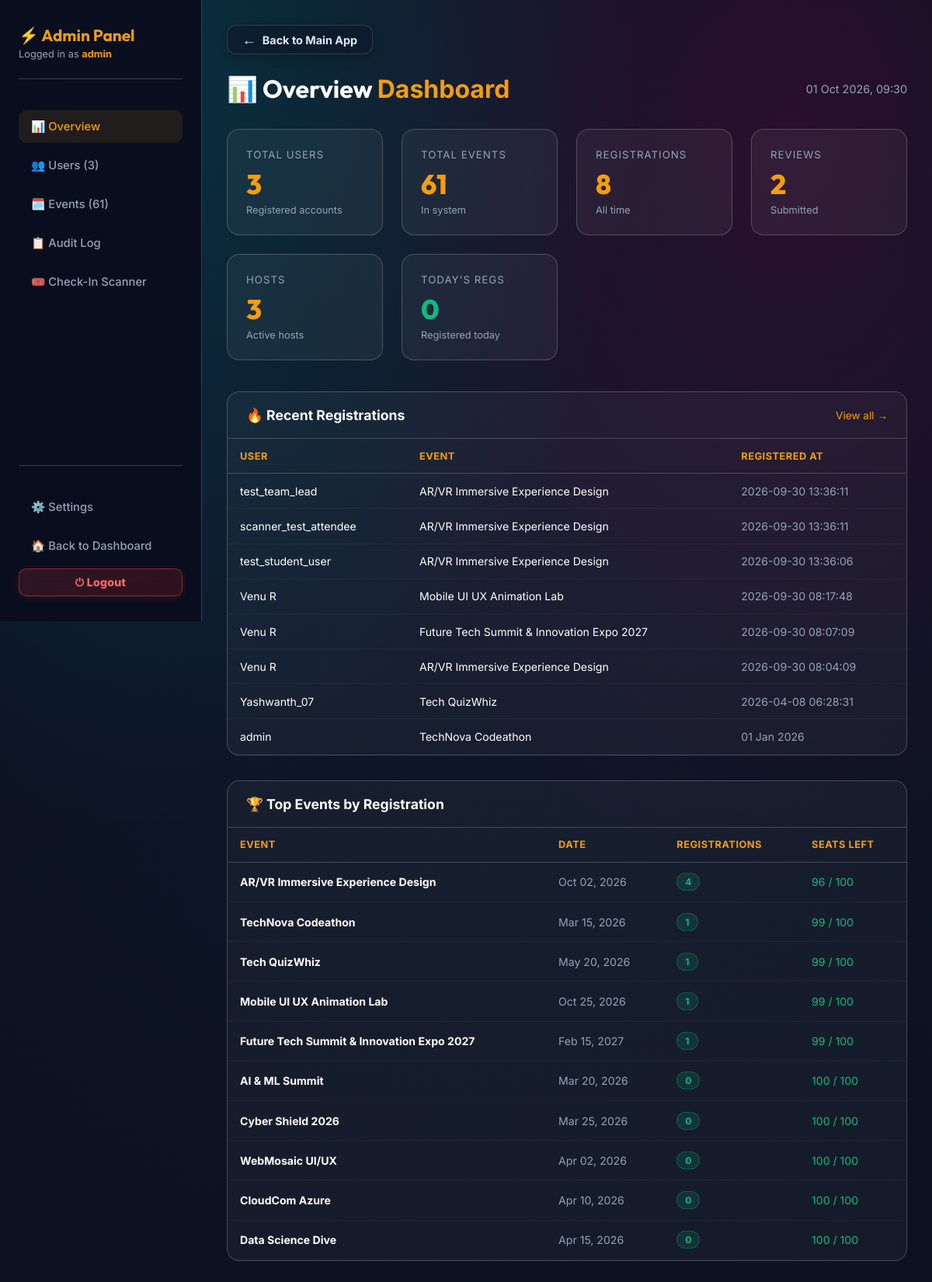
Page /admin (signed in) on the earlier database version.
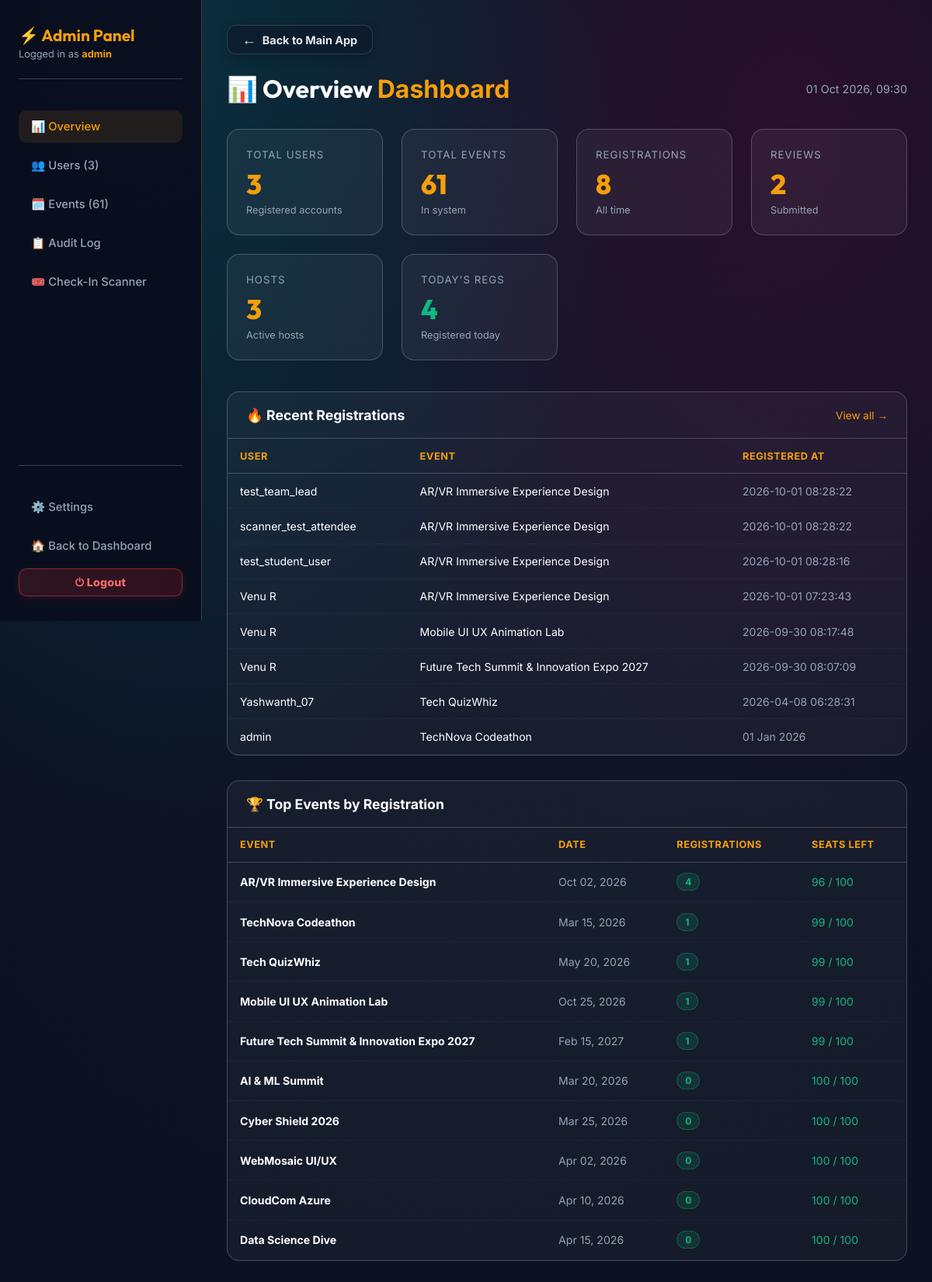
Same page on the later database version.
### tables this page shows
CREATE TABLE registrations 
                 (id INTEGER PRIMARY KEY AUTOINCREMENT, username TEXT, event_id INTEGER, 
                  full_name TEXT, email TEXT, phone TEXT, college_id TEXT, 
                  timestamp DATETIME DEFAULT CURRENT_TIMESTAMP, payment_method TEXT, upi_id TEXT, checked_in INTEGER DEFAULT 0, checkin_time DATETIME, team_name TEXT DEFAULT '', team_members TEXT DEFAULT '[]', status TEXT DEFAULT 'active', cancelled_at DATETIME, ticket_code TEXT DEFAULT '', cancellation_reason TEXT DEFAULT '', cancellation_feedback TEXT DEFAULT '');

CREATE TABLE events
                 (id INTEGER PRIMARY KEY AUTOINCREMENT, title TEXT, date TEXT, desc TEXT, 
                  price TEXT, color TEXT, image TEXT, purpose TEXT, full_details TEXT, outcome TEXT, seats_total INTEGER DEFAULT 100, seats_filled INTEGER DEFAULT 0, is_draft INTEGER DEFAULT 0, featured INTEGER DEFAULT 0, venue TEXT DEFAULT 'Online', venue_address TEXT DEFAULT 'Tech Park Campus, Innovation Block A, Bangalore - 560103', time TEXT DEFAULT '10:00 AM', end_time TEXT DEFAULT '05:00 PM');

### backend/app.py (the view)
@app.route('/admin')
@admin_required
def admin_dashboard():
    username = session.get('username')
    stats = get_admin_stats()
    conn = get_db(row_factory=True)
    c = conn.cursor()
    c.execute('''SELECT r.username, e.title as event_title, r.timestamp
                 FROM registrations r JOIN events e ON r.event_id=e.id
                 ORDER BY r.timestamp DESC LIMIT 10''')
    recent_regs = [dict(row) for row in c.fetchall()]
    c.execute('''SELECT e.*, COUNT(r.id) as reg_count,
                 (COALESCE(e.seats_total,100) - COUNT(r.id)) as seats_left
                 FROM events e LEFT JOIN registrations r ON e.id=r.event_id
                 GROUP BY e.id ORDER BY reg_count DESC LIMIT 10''')
    top_events = [dict(row) for row in c.fetchall()]
    conn.close()
    log_action(username, 'admin_view', 'dashboard')
    return render_template('admin/dashboard.html', username=username, stats=stats,
                           active='dashboard', recent_regs=recent_regs, top_events=top_events,
                           now=datetime.now().strftime('%d %b %Y, %H:%M'))

### backend/app.py (called while the page is built, shortened)
def get_db(timeout=60.0, row_factory=False):
    conn = getattr(_thread_local, 'conn', None)
    return conn

def is_host():
    if not session.get('loggedin'):
        return False
    if session.get('role') == 'host' or session.get('is_admin'):
        return True

def is_admin():
    if not session.get('loggedin'):
        return False
    if session.get('is_admin'):
        return True

def log_action(username, action, details=''):
    try:
        ip = request.remote_addr or '' if request else ''
        _LOG_QUEUE.put_nowait((username or 'anonymous', action, str(details or ''), ip))
    except Exception:
        pass

@app.context_processor
def inject_user_data():
    current_user = None
    user_is_admin = False
    user_is_host = False
    if session.get('loggedin'):
        username = session.get('username')
        user_is_admin = is_admin()
        user_is_host = is_host()
        photo = session.get('profile_photo')
        user_id = session.get('user_id')
        current_user = {'username': username, 'profile_photo': photo, 'user_id': user_id or 'UID-0001'}
    return dict(current_user=current_user, is_admin=user_is_admin, is_host=user_is_host)

def admin_required(f):
    @wraps(f)
    def decorated(*args, **kwargs):
        if not session.get('loggedin'):
            return redirect(url_for('login'))
        username = session.get('username', '').lower()
        conn = get_db()
        c = conn.cursor()
        c.execute('SELECT is_admin FROM users WHERE LOWER(username)=?', (username,))
        row = c.fetchone()
        conn.close()
        is_admin_user = (row and row[0] == 1) or username in ('admin', 'venu r')
        if not is_admin_user:
            flash('Access denied. Admin only.', 'error')
            return redirect(url_for('dashboard'))
        return f(*args, **kwargs)
    return decorated

@app.after_request
def add_security_headers(response):
    response.headers['X-Content-Type-Options'] = 'nosniff'
    response.headers['X-Frame-Options'] = 'SAMEORIGIN'
    if request.path.startswith('/static/'):
        response.headers['Cache-Control'] = 'no-cache, must-revalidate, max-age=0'
    return response

    def __getattr__(self, name):
        return getattr(self._raw_conn, name)

    def close(self):
        pass

### frontend/templates/admin/dashboard.html
{% extends "admin/base.html" %}
{% block content %}
<div class="admin-header">
    <h1>📊 Overview <span>Dashboard</span></h1>
    <span style="color:var(--text-muted);font-size:0.9rem">{{ now }}</span>
</div>
<div class="stat-grid">
    <div class="stat-card">
        <div class="stat-label">Total Users</div>
        <div class="stat-value">{{ stats.total_users }}</div>
        <div class="stat-sub">Registered accounts</div>
    </div>
    <div class="stat-card">
        <div class="stat-label">Total Events</div>
        <div class="stat-value">{{ stats.total_events }}</div>
        <div class="stat-sub">In system</div>
    </div>
    <div class="stat-card">
        <div class="stat-label">Registrations</div>
        <div class="stat-value">{{ stats.total_regs }}</div>
        <div class="stat-sub">All time</div>
    </div>
    <div class="stat-card">
        <div class="stat-label">Reviews</div>
        <div class="stat-value">{{ stats.total_reviews }}</div>
        <div class="stat-sub">Submitted</div>
    </div>
    <div class="stat-card">
        <div class="stat-label">Hosts</div>
        <div class="stat-value">{{ stats.total_hosts }}</div>
        <div class="stat-sub">Active hosts</div>
    </div>
    <div class="stat-card">
        <div class="stat-label">Today's Regs</div>
        <div class="stat-value" style="color:#10b981">{{ stats.today_regs }}</div>
        <div class="stat-sub">Registered today</div>
    </div>
</div>
<div class="panel-section">
    <div class="panel-section-header">
        <h3>🔥 Recent Registrations</h3>
        <a href="{{ url_for('admin_users') }}" style="font-size:0.85rem;color:var(--admin-accent);text-decoration:none">View all →</a>
    </div>
    <table class="admin-table">
        <thead>
            <tr>
                <th>User</th>
                <th>Event</th>
                <th>Registered At</th>
            </tr>
        </thead>
        <tbody>
            {% for r in recent_regs %}
            <tr>
                <td>{{ r.username }}</td>
                <td>{{ r.event_title }}</td>
                <td style="color:var(--text-muted)">{{ r.timestamp }}</td>
            </tr>
            {% else %}
            <tr><td colspan="3" style="color:var(--text-muted);padding:2rem;text-align:center">No registrations yet</td></tr>
            {% endfor %}
        </tbody>
    </table>
</div>
<div class="panel-section">
    <div class="panel-section-header">
        <h3>🏆 Top Events by Registration</h3>
    </div>
    <table class="admin-table">
        <thead>
            <tr>
                <th>Event</th>
                <th>Date</th>
                <th>Registrations</th>
                <th>Seats Left</th>
            </tr>
        </thead>
        <tbody>
            {% for ev in top_events %}
            <tr>
                <td><strong>{{ ev.title }}</strong></td>
                <td style="color:var(--text-muted)">{{ ev.date }}</td>
                <td><span class="badge badge-active">{{ ev.reg_count }}</span></td>
                <td style="color:{% if ev.seats_left < 10 %}#ef4444{% else %}#10b981{% endif %}">
                    {{ ev.seats_left }} / {{ ev.seats_total }}
                </td>
            </tr>
            {% else %}
            <tr><td colspan="4" style="color:var(--text-muted);padding:2rem;text-align:center">No events</td></tr>
            {% endfor %}
        </tbody>
    </table>
</div>
{% endblock %}

### frontend/templates/admin/base.html (shortened to what this page needs)
<!DOCTYPE html>
<html lang="en">
<head>
    <link rel="stylesheet" href="{{ url_for('static', filename='style.css') }}?v=5.0">
</head>
<body>
<div class="admin-layout">
    <aside class="admin-sidebar" role="navigation" aria-label="Admin navigation">
        <div class="logo-block">
            <h2>⚡ Admin Panel</h2>
            <p>Logged in as <strong style="color:var(--admin-accent)">{{ username }}</strong></p>
        </div>
        <a href="{{ url_for('admin_dashboard') }}" class="admin-nav-item {% if active=='dashboard' %}active{% endif %}">
            📊 Overview
        </a>
        <a href="{{ url_for('admin_users') }}" class="admin-nav-item {% if active=='users' %}active{% endif %}">
            👥 Users ({{ stats.total_users }})
        </a>
        <a href="{{ url_for('admin_events') }}" class="admin-nav-item {% if active=='events' %}active{% endif %}">
            🗓️ Events ({{ stats.total_events }})
        </a>
        <a href="{{ url_for('admin_audit') }}" class="admin-nav-item {% if active=='audit' %}active{% endif %}">
            📋 Audit Log
        </a>
        <a href="{{ url_for('scan_ticket') }}" class="admin-nav-item">
            🎟️ Check-In Scanner
        </a>
        <div style="margin-top:auto; padding-top:2rem; border-top:1px solid var(--glass-border); display: flex; flex-direction: column; gap: 8px;">
            <a href="{{ url_for('settings') }}" class="admin-nav-item">
                ⚙️ Settings
            </a>
            <a href="{{ url_for('dashboard') }}" class="admin-nav-item">
                🏠 Back to Dashboard
            </a>
            <a href="{{ url_for('logout') }}" class="logout-btn-unique" style="justify-content: center; width: 100%;">
                ⏻ Logout
            </a>
        </div>
    </aside>
    <main id="admin-content" class="admin-main" role="main">
        <div style="margin-bottom: 1.5rem;">
            <a href="{{ url_for('dashboard') }}" class="back-btn-unified">
                <span class="arrow">←</span> Back to Main App
            </a>
        </div>
        {% block content %}{% endblock %}
    </main>
</div>
</body>
</html>

### frontend/templates/admin/base.html (style rules this page uses)
:root { --admin-accent: #f59e0b; }
.admin-layout { display: flex; min-height: 100vh; }
.admin-sidebar { width: 260px; background: rgba(10,15,30,0.98); border-right: 1px solid var(--glass-border); padding: 2rem 1.5rem; display: flex; flex-direction: column; gap: 0.5rem; position: sticky; top: 0; height: 100vh; overflow-y: auto; flex-shrink: 0; }
.admin-sidebar .logo-block { margin-bottom: 2rem; padding-bottom: 1.5rem; border-bottom: 1px solid var(--glass-border); }
.admin-sidebar .logo-block h2 { color: var(--admin-accent); font-family: var(--font-heading); font-size: 1.3rem; }
.admin-sidebar .logo-block p { color: var(--text-muted); font-size: 0.8rem; margin-top: 4px; }
.admin-nav-item { display: flex; align-items: center; gap: 0.75rem; padding: 0.75rem 1rem; border-radius: 10px; color: var(--text-muted); text-decoration: none; font-size: 0.92rem; font-weight: 500; transition: all 0.2s ease; cursor: pointer; border: none; background: none; width: 100%; text-align: left; }
.admin-nav-item:hover, .admin-nav-item.active { background: rgba(245,158,11,0.1); color: var(--admin-accent); }
.admin-main { flex: 1; padding: 2rem; overflow-x: auto; }
.admin-header { display: flex; justify-content: space-between; align-items: center; margin-bottom: 2rem; }
.admin-header h1 { font-family: var(--font-heading); font-size: 2rem; color: var(--text-main); }
.admin-header span { color: var(--admin-accent); }
.stat-grid { display: grid; grid-template-columns: repeat(auto-fit, minmax(180px, 1fr)); gap: 1.5rem; margin-bottom: 2.5rem; }
.stat-card { background: rgba(255,255,255,0.05); border: 1px solid var(--glass-border); border-radius: 16px; padding: 1.5rem; transition: all 0.3s; }
.stat-card .stat-label { color: var(--text-muted); font-size: 0.83rem; text-transform: uppercase; letter-spacing: 1px; margin-bottom: 0.5rem; }
.stat-card .stat-value { font-size: 2.2rem; font-weight: 800; font-family: var(--font-heading); color: var(--admin-accent); }
.stat-card .stat-sub { color: var(--text-muted); font-size: 0.8rem; margin-top: 4px; }
.panel-section { background: rgba(255,255,255,0.04); border: 1px solid var(--glass-border); border-radius: 16px; margin-bottom: 2rem; overflow: hidden; }
.panel-section-header { padding: 1.2rem 1.5rem; border-bottom: 1px solid var(--glass-border); display: flex; justify-content: space-between; align-items: center; }
.panel-section-header h3 { color: var(--text-main); font-size: 1.1rem; font-weight: 700; }
.admin-table { width: 100%; border-collapse: collapse; font-size: 0.88rem; }
.admin-table th { padding: 0.9rem 1rem; text-align: left; color: var(--admin-accent); font-weight: 700; font-size: 0.8rem; text-transform: uppercase; letter-spacing: 0.5px; border-bottom: 1px solid var(--glass-border); }
.admin-table td { padding: 0.85rem 1rem; border-bottom: 1px solid rgba(255,255,255,0.04); color: var(--text-main); vertical-align: middle; }
.badge { padding: 3px 10px; border-radius: 50px; font-size: 0.75rem; font-weight: 700; display: inline-block; }
.badge-active { background: rgba(16,185,129,0.15); color: #10b981; border: 1px solid rgba(16,185,129,0.3); }

Differences in the rows shown:
changed registrations "test_team_lead": timestamp "2026-09-30 13:36:11" → "2026-10-01 08:28:22"
changed registrations "scanner_test_attendee": timestamp "2026-09-30 13:36:11" → "2026-10-01 08:28:22"
changed registrations "test_student_user": timestamp "2026-09-30 13:36:06" → "2026-10-01 08:28:16"
changed registrations (number 4 of 8 on the later page): timestamp "2026-09-30 08:04:09" → "2026-10-01 07:23:43"; moves up the list
Other differences:
{{ stats.today_regs }}: "0" → "4"
